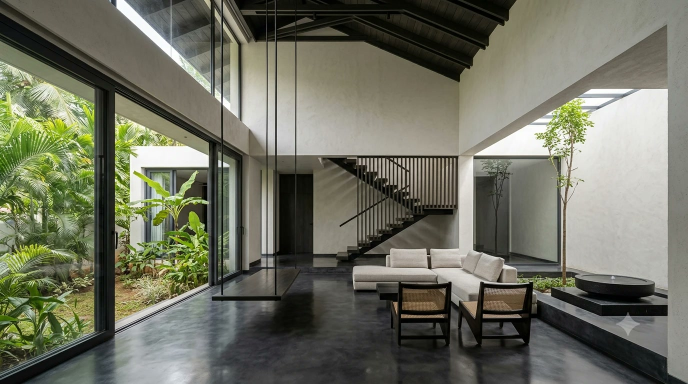
#> input picture assets-src/5596c55e83bc3c525d01c87829e04436132527af.png, 1376 x 768 px (shown at 1/2 size); its folder holds only this picture in this run
$ python optimize-images.py
#> lines starting #> are read from the running program, lines starting #| are printed output that depends on the picture
"""Builds responsive WebP variants of the photographs in assets-src/ into public/assets/.

For each source <name>.png it writes:
  <name>-640.webp, <name>-1024.webp, <name>-1600.webp  (widths capped at the source width)

Run with: python3 scripts/optimize-images.py
"""
from pathlib import Path
from PIL import Image

ROOT = Path(__file__).resolve().parent.parent
SRC, OUT = ROOT / 'assets-src', ROOT / 'public' / 'assets'
WIDTHS = (640, 1024, 1600)

for src in sorted(SRC.glob('*.png')):
    im = Image.open(src).convert('RGB')
#> im is the input picture: PIL image 1376x768 RGB; mean R, G, B 111.1, 112.7, 97.1
    for w in WIDTHS:
        w2 = min(w, im.width)
        h2 = round(im.height * w2 / im.width)
        im.resize((w2, h2), Image.LANCZOS).save(OUT / f'{src.stem}-{w}.webp', 'WEBP', quality=72, method=6)
#> this loop made 3 passes
#> pass 1, `im.resize((w2, h2), Image.LANCZOS).save(OUT / f'{src.stem}-{w}.webp', ..`:
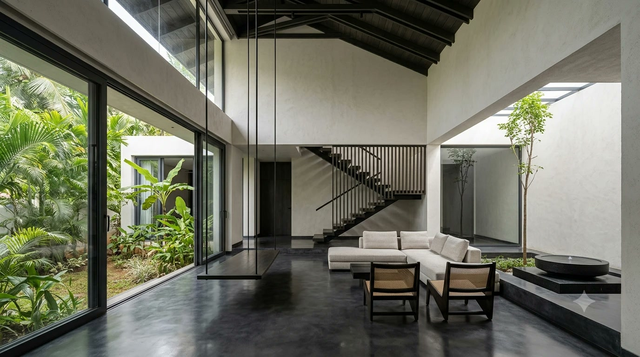
#> saved as 5596c55e83bc3c525d01c87829e04436132527af-640.webp: PIL image 640x357 RGB; mean R, G, B 111.1, 112.7, 97.1
    print(src.name)

$ run again, on assets-src/8941276ab91f9a3b0b1bde992841222014cb43b0.png
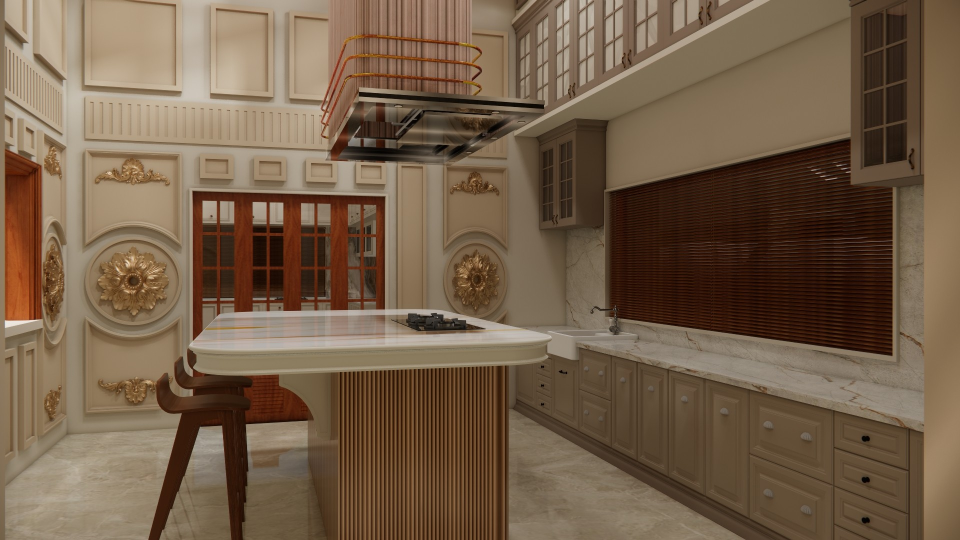
#> input picture assets-src/8941276ab91f9a3b0b1bde992841222014cb43b0.png, 1920 x 1080 px (shown at 1/2 size)
#> im is the input picture: PIL image 1920x1080 RGB; mean R, G, B 116.5, 94.7, 72.9
#> the loop `for w in WIDTHS:` made 3 passes
#> pass 1, `im.resize((w2, h2), Image.LANCZOS).save(OUT / f'{src.stem}-{w}.webp', ..`:
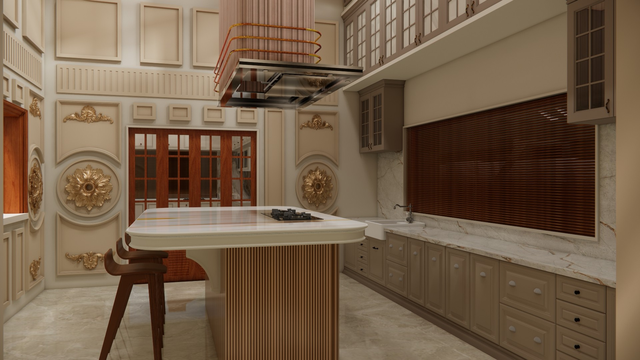
#> saved as 8941276ab91f9a3b0b1bde992841222014cb43b0-640.webp: PIL image 640x360 RGB; mean R, G, B 116.5, 94.7, 72.9

$ run again, on assets-src/ffb20f25f9cb1edf3a378cd8fa2643035be41443.png
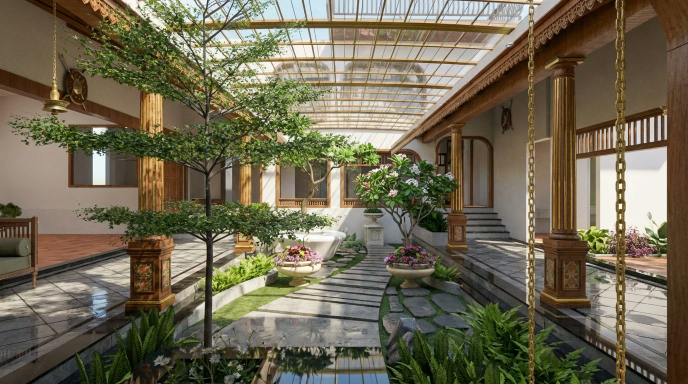
#> input picture assets-src/ffb20f25f9cb1edf3a378cd8fa2643035be41443.png, 1376 x 768 px (shown at 1/2 size)
#> im is the input picture: PIL image 1376x768 RGB; mean R, G, B 111.8, 104.5, 82.7
#> the loop `for w in WIDTHS:` made 3 passes
#> pass 1, `im.resize((w2, h2), Image.LANCZOS).save(OUT / f'{src.stem}-{w}.webp', ..`:
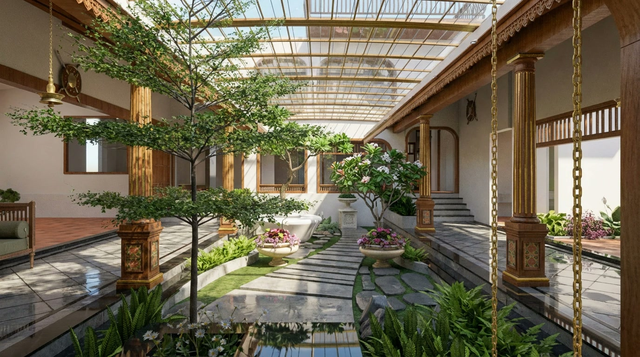
#> saved as ffb20f25f9cb1edf3a378cd8fa2643035be41443-640.webp: PIL image 640x357 RGB; mean R, G, B 111.8, 104.5, 82.7

$ run again, on assets-src/6829a4f792e04728bb305d9a367972c4bae7b886.png
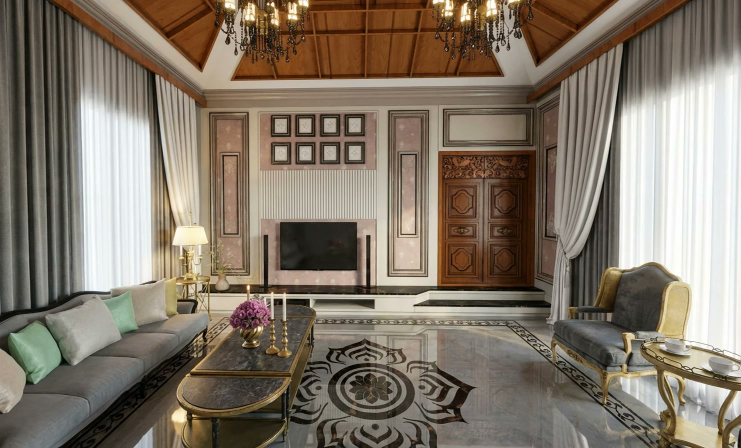
#> input picture assets-src/6829a4f792e04728bb305d9a367972c4bae7b886.png, 1481 x 896 px (shown at 1/2 size)
#> im is the input picture: PIL image 1481x896 RGB; mean R, G, B 130.7, 119.6, 105.3
#> the loop `for w in WIDTHS:` made 3 passes
#> pass 1, `im.resize((w2, h2), Image.LANCZOS).save(OUT / f'{src.stem}-{w}.webp', ..`:
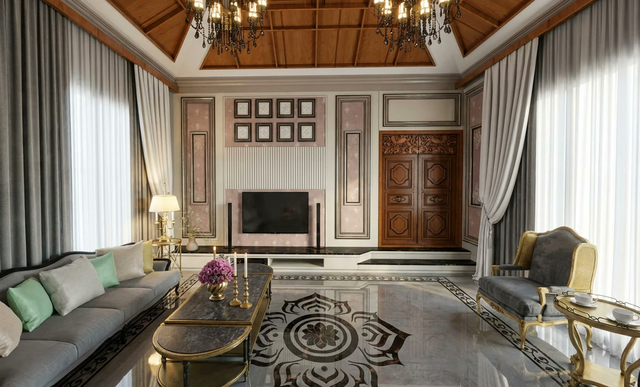
#> saved as 6829a4f792e04728bb305d9a367972c4bae7b886-640.webp: PIL image 640x387 RGB; mean R, G, B 130.7, 119.6, 105.4

$ run again, on assets-src/7155325e22fad3760a9e6f94f38d125f0e51cea8.png
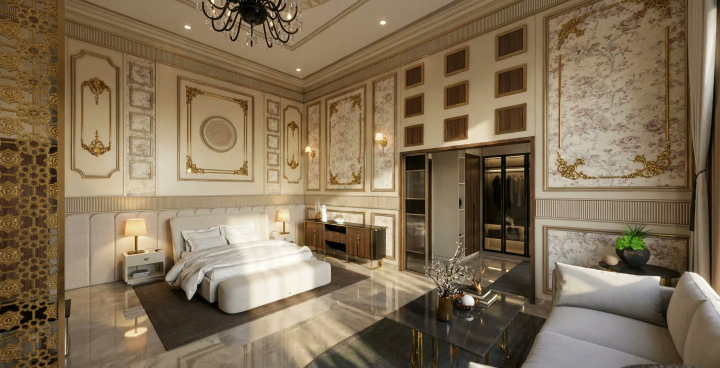
#> input picture assets-src/7155325e22fad3760a9e6f94f38d125f0e51cea8.png, 1440 x 736 px (shown at 1/2 size)
#> im is the input picture: PIL image 1440x736 RGB; mean R, G, B 130.1, 112, 86.6
#> the loop `for w in WIDTHS:` made 3 passes
#> pass 1, `im.resize((w2, h2), Image.LANCZOS).save(OUT / f'{src.stem}-{w}.webp', ..`:
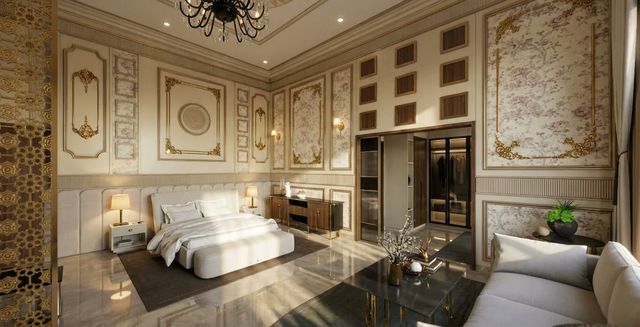
#> saved as 7155325e22fad3760a9e6f94f38d125f0e51cea8-640.webp: PIL image 640x327 RGB; mean R, G, B 130.1, 112, 86.6
